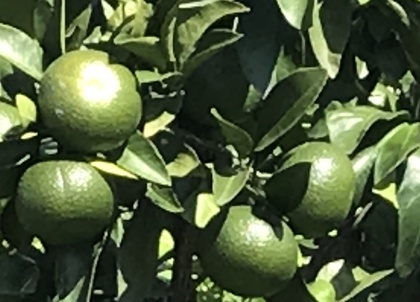
%> input picture fruit_set/17/17.jpg, 420 x 302 px, shrunk from 752 x 540 before the run
$ octave --eval "result = edge_enhance(rgb2gray(imread('17.jpg')));"   (GNU Octave 9; MATLAB toolbox functions it lacks are replaced by stand-ins)
%> lines starting %> are read from the running program, lines starting %| are printed output that depends on the picture; in (x1, y1, x2, y2) boxes, pixels count from 0 and x2, y2 are one past the last pixel; in counts of white or black regions, pixels touching at a corner belong together; the program's own positions count from 1
function [ I2 ] = edge_enhance( I )
% I = rgb2gray(I);
% imshow(I);
I2 = I;
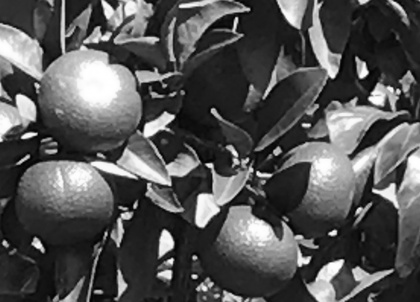
%> I2: size 302x420 uint8; min 2, max 255, mean 83.7
BW1 = edge(I,'Canny',0.1,'both',0.1);
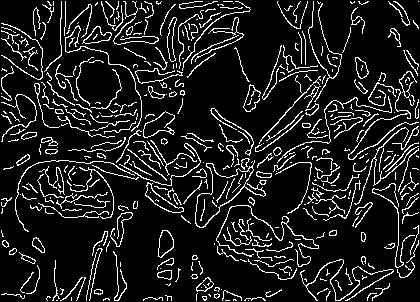
%> BW1: size 302x420 logical; 11.8% white in thin lines or dots

se = strel('square',1);
BW1 = imdilate(BW1,se,2);
BW1 = imerode(BW1,se,2);
% BW1 = imdilate(BW1,se,2);

L = bwlabel(BW1);
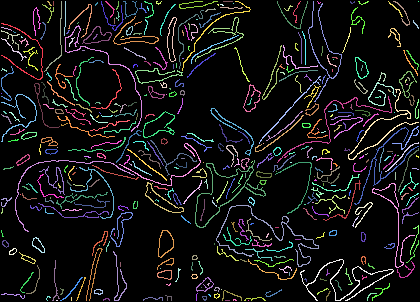
%> L: size 302x420 double; 441 distinct labels, from 0 to 440; one colour per label, 0 black
S = regionprops(L, 'all');
%> S = 440 regions; largest, box (x1, y1, x2, y2), Area, Centroid, MajorAxisLength, MinorAxisLength and Eccentricity: (216, 205, 319, 267) 359 [271.5 236.8] 129.8 59.02 0.891, (195, 160, 266, 228) 338 [228.8 190.8] 94.38 58.28 0.787, (300, 259, 394, 301) 337 [345.4 281] 100.1 44.39 0.896
BW2 = ismember(L, find([S.Area]>=100 ));
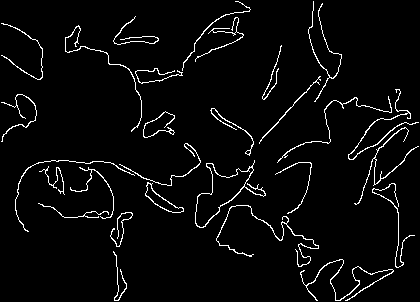
%> BW2: size 302x420 logical; 3.9% white in thin lines or dots
se2 = strel('square',2);
BW2 = imdilate(BW2,se2,2);
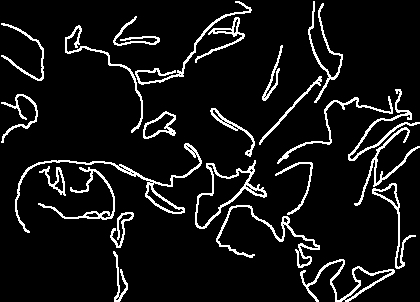
%> BW2: size 302x420 logical; 8.3% white in thin lines or dots


for i = 1:size(BW2,1)

for j = 1:size(BW2,2)

   pixel = BW2(i,j);
   if(pixel == 1)

       I2(i,j) = 0;


   end

end

end
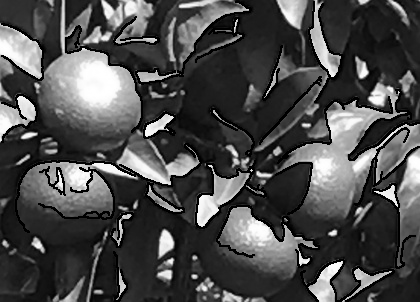
%> I2: size 302x420 uint8; 8.26% of pixels changed, all inside (x1, y1, x2, y2) = (1, 1, 420, 302)


% figure
% imshowpair(BW2,I2,'montage')


end
